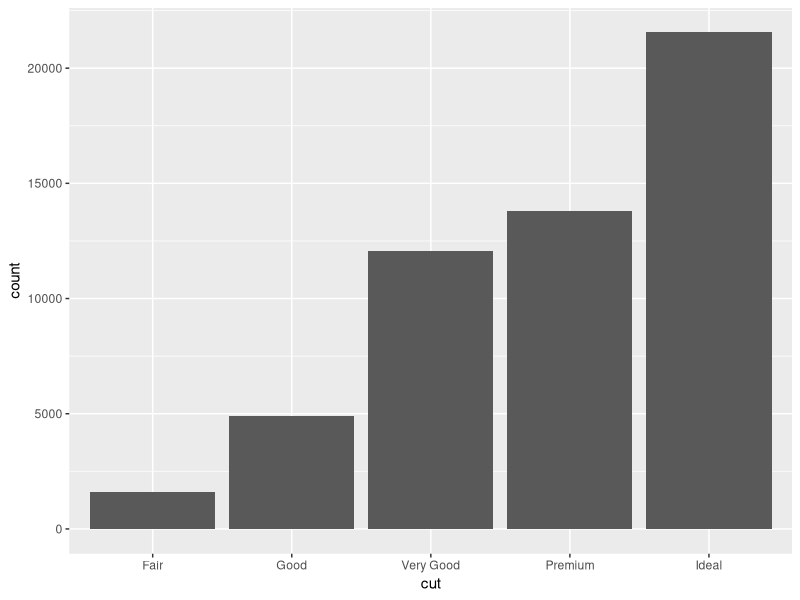
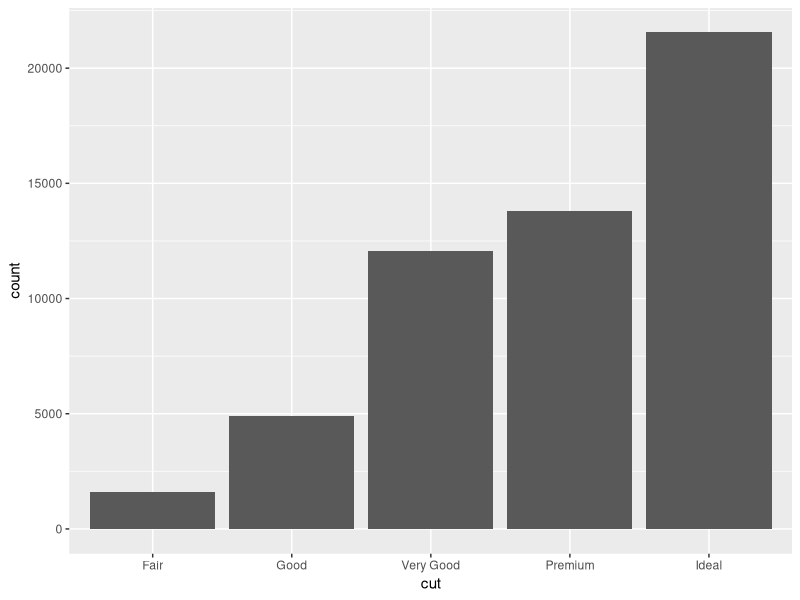
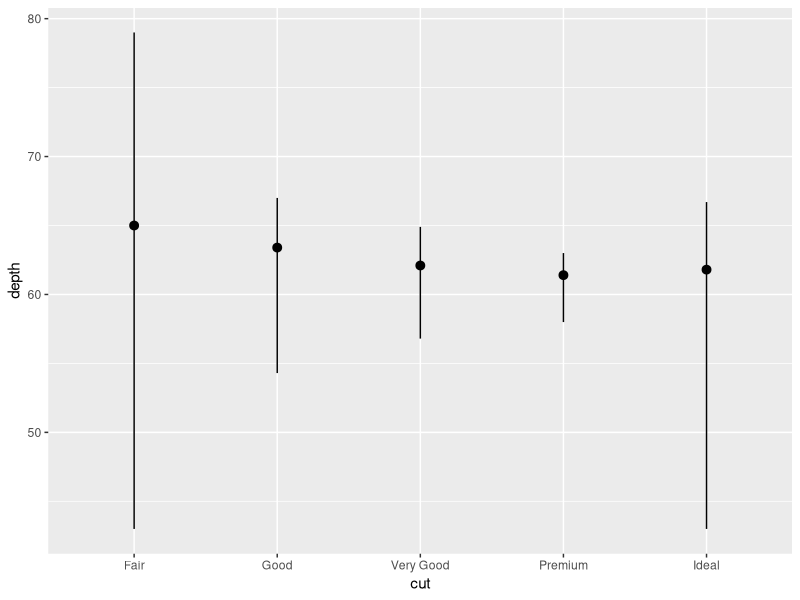
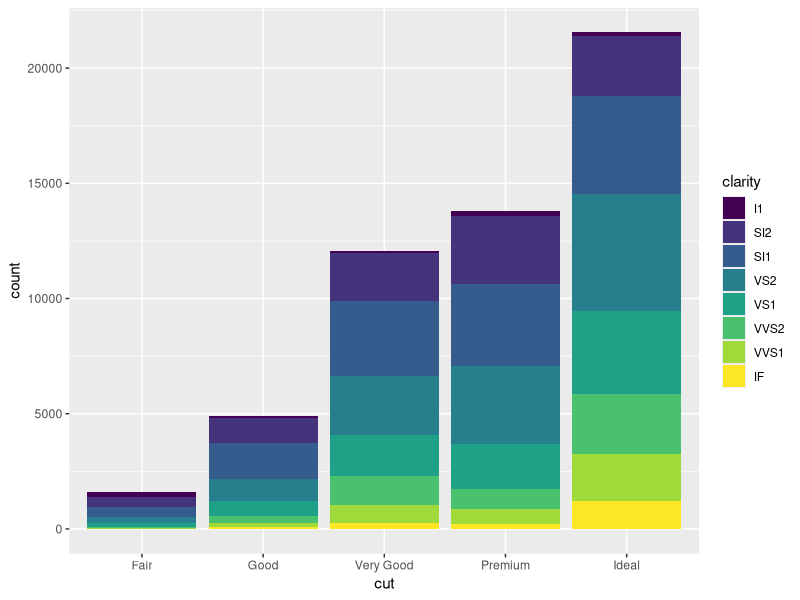
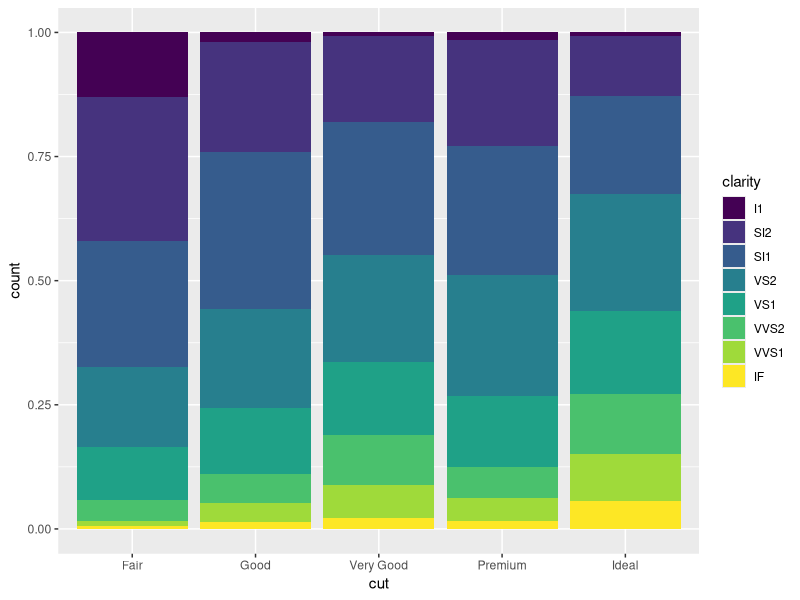
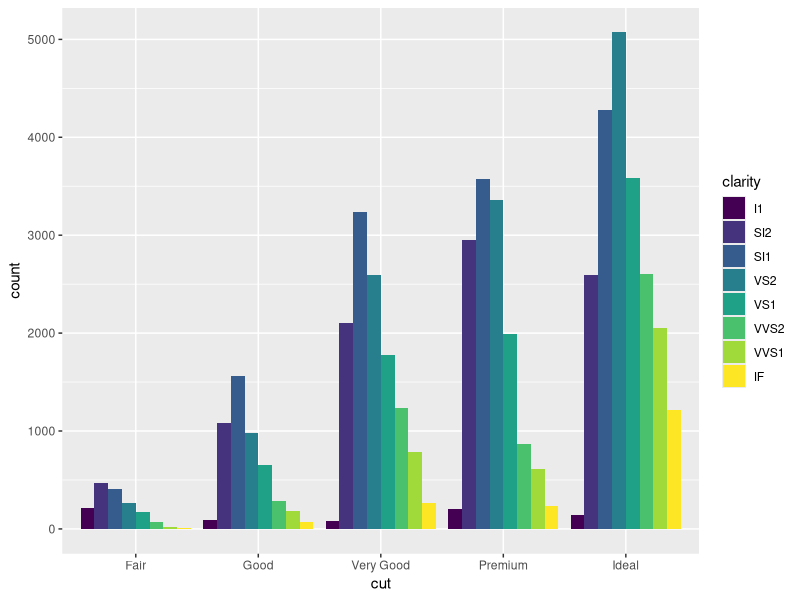
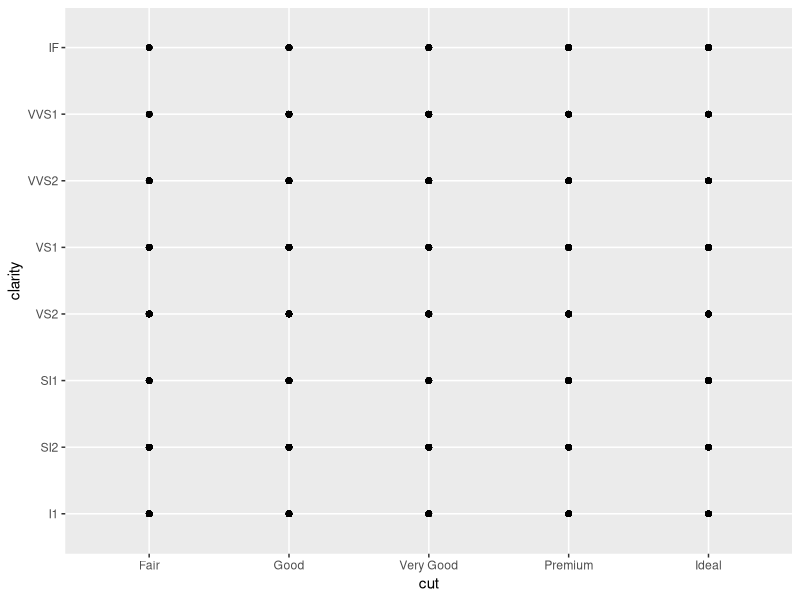
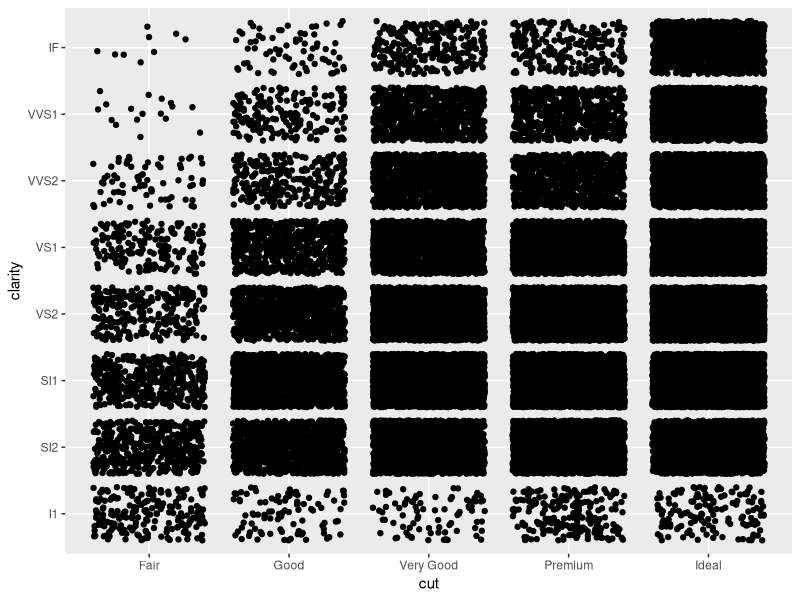

Generate these figures, in order, with R:
# Exercise 2: More ggplot2 Grammar

# Install and load `ggplot2`
# install.packages("ggplot2") # if needed
library("ggplot2")

# For this exercise you will again be working with the `diamonds` data set.
# Use `?diamonds` to review details about this data set



## Statistical Transformations

# Draw a bar chart of the diamonds data, organized by cut
# The height of each bar is based on the "count" (number) of diamonds with that cut
ggplot(data = diamonds) +
  geom_bar(mapping = aes(x = cut))

# Use the `stat_count` to apply the statistical transformation "count" to the diamonds
# by cut. You do not need a separate geometry layer!
ggplot(data = diamonds) +
  stat_count(mapping = aes(x = cut))

# Use the `stat_summary` function to draw a chart with a summary layer.
# Map the x-position to diamond `cut`, and the y-position to diamond `depth`
# Bonus: use `min` as the function ymin, `max` as the function ymax, and `median` as the function y
ggplot(data = diamonds) +
  stat_summary(mapping = aes(x = cut, y = depth), fun.ymin = min, fun.ymax = max, fun.y = median)


## Position Adjustments

# Draw a bar chart of diamond data organized by cut, with each bar filled by clarity.
# You should see a _stacked_ bar chart.
ggplot(data = diamonds) +
  geom_bar(mapping = aes(x = cut, fill = clarity))

# Draw the same chart again, but with each element positioned to "fill" the y axis
ggplot(data = diamonds) +
  geom_bar(mapping = aes(x = cut, fill = clarity), position = "fill")

# Draw the same chart again, but with each element positioned to "dodge" each other
ggplot(data = diamonds) +
  geom_bar(mapping = aes(x = cut, fill = clarity), position = "dodge")

# Draw a plot with point geometry with the x-position mapped to `cut` and the y-position mapped to `clarity`
# This creates a "grid" grouping the points
ggplot(data = diamonds) +
  geom_point(mapping = aes(x = cut, y = clarity))

# Use the "jitter" position adjustment to keep the points from all overlapping!
# (This works a little better with a sample of diamond data, such as from the previous exercise).
ggplot(data = diamonds) +
  geom_point(mapping = aes(x = cut, y = clarity), position = "jitter")


## Scales

# Draw a "boxplot" (with `geom_boxplot()`) for the diamond's price (y) by color (x)


# This has a lot of outliers, making it harder to read. To fix this, draw the same plot but
# with a _logarithmic_ scale for the y axis.


# For another version, draw the same plot but with `violin` geometry instead of `boxplot` geometry!
# How does the logarithmic scale change the data presentation?


# Another interesting plot: draw a plot of the diamonds price (y) by carat (x), using a heatmap of 2d bins
# (geom_bin2d)
# What happens when you make the x and y channels scale logarithmically?


# Draw a scatter plot for the diamonds  price (y) by carat (x). Color each point by the clarity
# (Remember, this will take a while. Use a sample of the diamonds for faster results)


# Change the color of the previous plot using a ColorBrewer scale of your choice. What looks nice?



## Coordinate Systems

# Draw a bar chart with x-position and fill color BOTH mapped to cut
# For best results, SET the `width` of the geometry to be 1 (fill plot, no space between)
# You can save this to a variable for easier modifications


# Draw the same chart, but with the coordinate system flipped


# Draw the same chart, but in a polar coordinate system. Now you have a Coxcomb chart!



## Facets

# Take the scatter plot of price by carat data (colored by clarity) and add _facets_ based on
# the diamond's `color`



## Saving Plots

# Use the `ggsave()` function to save one of your plots (the most recent one generated) to disk.
# Name the output file "my-plot.png".
# Make sure you've set the working directory!!
